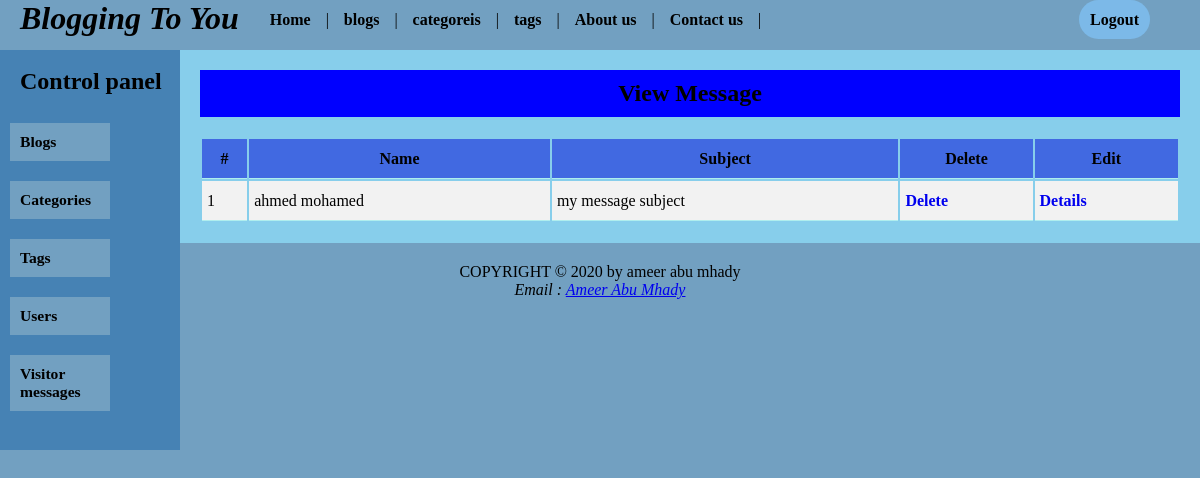
The app's page /blogging/admin/contacts.php (signed in) with its own data.
### tables this page shows
CREATE TABLE IF NOT EXISTS `contacts` (
  `id` int(11) NOT NULL AUTO_INCREMENT,
  `name` varchar(255) NOT NULL,
  `email` varchar(255) NOT NULL,
  `subject` varchar(255) DEFAULT NULL,
  `message` longtext,
  PRIMARY KEY (`id`)
);

### blogging/admin/contacts.php (the view, shortened to what this page needs)
<?php
    include 'config.php';
    include 'header.php';
    include 'aside.php';
?>
<div class="main-content table-style">
    <h2>View Message</h2>
    <table>
        <tr>
            <th>#</th>
            <th>Name</th>
            <th>Subject</th>
            <th>Delete</th>
            <th>Edit</th>
        </tr>
        <?php
            $query = "select * from contacts";
            $result = mysqli_query($conn,$query);
            if(mysqli_num_rows($result) > 0){
                while($r = mysqli_fetch_assoc($result)){
                    echo "<tr> <td>" . $r['id'] . "</td> <td>".$r['name'] . "</td> <td>".$r['subject']."</td>  <td> <a  href='contacts.php?id=".$r['id']. "'> Delete</a> </td> <td> <a  href='contact-details.php?id=".$r['id']. "'> Details</a> </td> </tr>";
                }
            }
        ?>
    </table>
</div>
<?php
include 'footer.php';
?>

### blogging/admin/css/adminStyle.css (style rules this page uses)
* { margin: 0; padding: 0; box-sizing: border-box; }
body { font-family: 'Times New Roman', Times, serif; background-color: #72A0C1; }
.main-content { width: 85%; background-color: #87CEEB; padding: 20px; float: right; }
.main-content h2 { text-align: center; background-color: blue; padding: 10px; }
.main-content table { margin-top: 20px; }
.main-content table td, th { height: 40px; border-bottom: 1px solid #AFEEEE; padding: 5px; }
.main-content table th { background-color: #4169E1; }
.main-content tr { background-color: #f2f2f2; }
.main-content table td a { text-decoration: none; font-weight: bold; }
.view-cat table td,th { height: 40px; border-bottom: 1px solid #AFEEEE; padding: 5px; }
.view-tag table td,th { height: 40px; border-bottom: 1px solid #AFEEEE; padding: 5px; }
table { width: 100%; }

### records on screen
contacts: id "1", name "ahmed mohamed", subject "my message subject"
